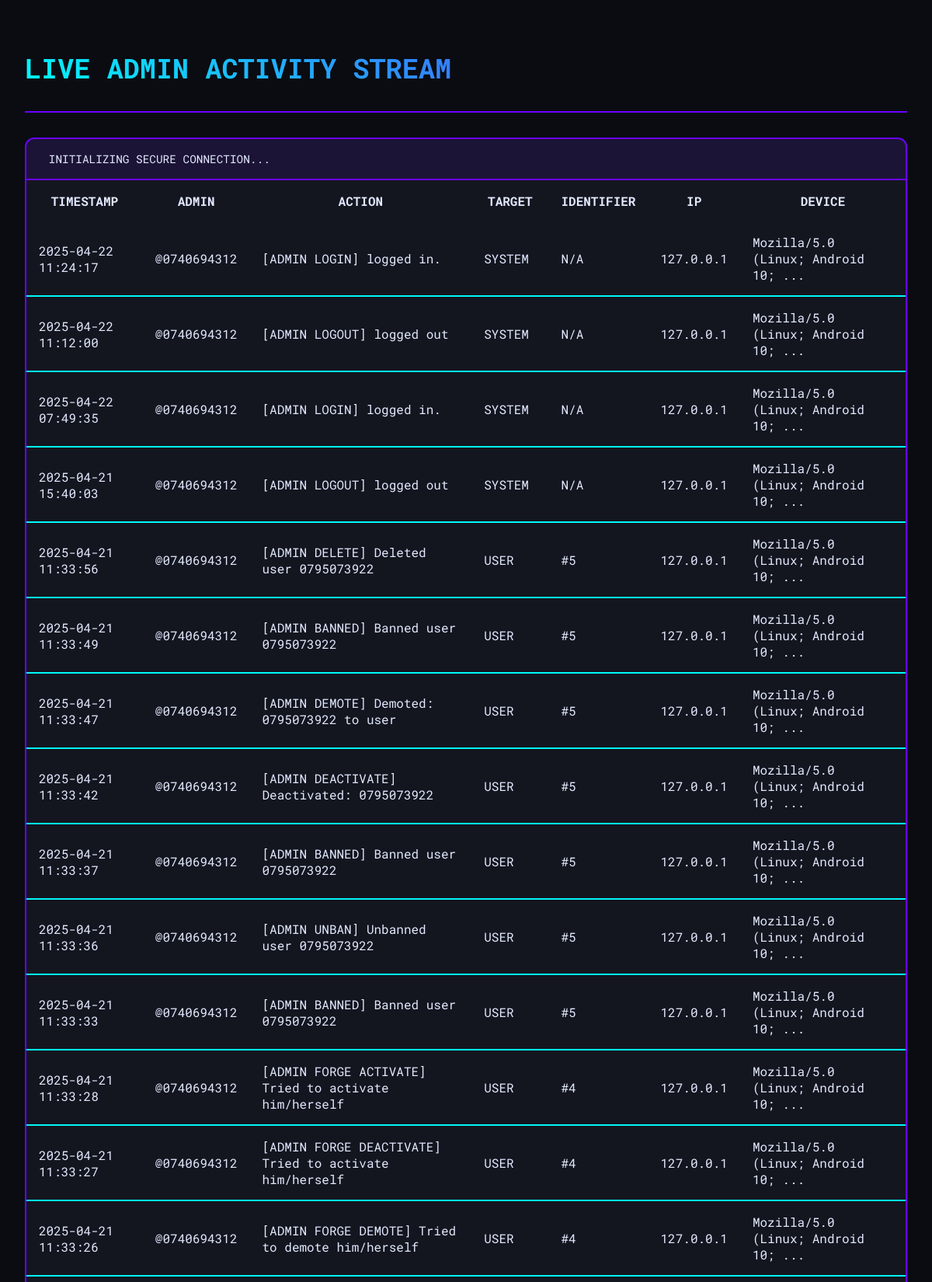
Screenshot of /admin/activities (signed in, upper part) with the database file from the repository.
### app.py (models this page shows)
class AdminActivity(db.Model):
    __tablename__ = 'admin_activity'
    id = db.Column(db.Integer, primary_key=True)
    admin_id = db.Column(db.Integer, db.ForeignKey('user.id'), nullable=True)
    action = db.Column(db.String(255), nullable=True)
    timestamp = db.Column(db.DateTime, default=nairobi_time,  nullable=True)
    target_type = db.Column(db.String(50),  nullable=True)
    target_id = db.Column(db.Integer,  nullable=True)
    ip_address = db.Column(db.String(45),  nullable=True)
    user_agent = db.Column(db.Text,  nullable=True)
    admin = db.relationship('User', backref=db.backref('admin_activities', lazy='dynamic'))
    __table_args__ = (
        Index('ix_activity_timestamp', 'timestamp'),
        Index('ix_activity_admin', 'admin_id'),
        Index('ix_activity_target', 'target_type', 'target_id'),
    )

class User(db.Model, UserMixin):
    id = db.Column(db.Integer, primary_key=True)
    mobile = db.Column(db.String(10), unique=True, nullable=False)
    email = db.Column(db.String(120), unique=True,  nullable=False)
    password = db.Column(db.String(255), nullable=False)
    role = db.Column(db.String(10), nullable=False, default='user')
    created_at = db.Column(db.DateTime, default=nairobi_time)
    profile_image = db.Column(db.String(255), default='/static/default-profile.png')
    location = db.Column(db.String(255), nullable=True)
    agreed = db.Column(db.Boolean, default=False)
    active = db.Column(db.Boolean, default=True)

### app.py (the view)
@app.route('/admin/activities')
@admin_required
def admin_activities():
    activities = AdminActivity.query.options(
        db.joinedload(AdminActivity.admin)
    ).order_by(AdminActivity.timestamp.desc()).limit(100).all()
    return render_template('activity_monitor.html', activities=activities)

### app.py (called while the page is built)
@app.before_request
def make_session_permanent():
    session.permanent = True

@app.before_request
def auto_logout_user():
    if current_user.is_authenticated:
        user = User.query.filter_by(id=current_user.id).first()
        if user and user.role != current_user.role:
            logout_user()
            flash("Role has changed. Please log in again.", "error")
            return redirect(url_for('login'))

def admin_required(f):
    @wraps(f)
    def decorated_function(*args, **kwargs):
        if not current_user.is_authenticated or current_user.role != 'admin':
            return abort(403)
        return f(*args, **kwargs)
    return decorated_function

@login_manager.user_loader
def load_user(user_id):
    return User.query.get(int(user_id))

@app.context_processor
def inject_csrf_token():
    from flask_wtf.csrf import generate_csrf
    return dict(csrf_token=generate_csrf)

### templates/activity_monitor.html (shortened to what this page needs)
<!DOCTYPE html>
<html lang="en">
<head>
    <link rel="stylesheet" href="https://cdn.jsdelivr.net/npm/@tabler/icons@latest/iconfont/tabler-icons.min.css">
</head>
<body>
    <div class="cyber-container">
        <header class="activity-header">
            <h1>
                LIVE ADMIN ACTIVITY STREAM
            </h1>
        </header>
        <div class="cyber-table">
            <div class="connection-status" id="connectionStatus">
                <span>INITIALIZING SECURE CONNECTION...</span>
            </div>
            <div class="scroll-container">
                <table>
                    <thead>
                        <tr>
                            <th>TIMESTAMP</th>
                            <th>ADMIN</th>
                            <th>ACTION</th>
                            <th>TARGET</th>
                            <th>IDENTIFIER</th>
                            <th>IP</th>
                            <th>DEVICE</th>
                        </tr>
                    </thead>
                    <tbody id="activityStream">
                        {% for activity in activities %}
                        <tr>
                            <td data-label="TIMESTAMP">{{ activity.timestamp.strftime('%Y-%m-%d %H:%M:%S') }}</td>
                            <td data-label="ADMIN">@{{ activity.admin.mobile }}</td>
                            <td data-label="ACTION">{{ activity.action }}</td>
                            <td data-label="TARGET">
                                <span class="badge badge-{{ activity.target_type }}">{{ (activity.target_type or 'system')|upper }}</span>
                            </td>
                            <td data-label="IDENTIFIER">
                                {% if activity.target_id %} #{{ activity.target_id }} {% else %} <span class="na">N/A</span> {% endif %}
                            </td>
                            <td data-label="IP" class="ip-address">{{ activity.ip_address }}</td>
                            <td data-label="DEVICE" class="device-info" title="{{ activity.user_agent }}">{{ activity.user_agent|truncate(35, True) }}</td>
                        </tr>
                        {% endfor %}
                    </tbody>
                </table>
            </div>
        </div>
    </div>
</body>
</html>

### templates/activity_monitor.html (style rules this page uses)
:root { --cyber-cyan: #00f9f9; --cyber-purple: #6c00ff; --bg-dark: #0a0c12; --surface: #13161f; --error-red: #ff4d4d; }
* { margin: 0; padding: 0; box-sizing: border-box; font-family: 'Roboto Mono', monospace; }
body { background: var(--bg-dark); color: #e3e9ff; min-height: 100vh; }
.cyber-container { max-width: 1600px; margin: 2rem auto; padding: 0 2rem; }
.activity-header { padding: 2rem 0; border-bottom: 2px solid var(--cyber-purple); margin-bottom: 2rem; }
.activity-header h1 { font-weight: 700; font-size: 2.2rem; background: linear-gradient(45deg, var(--cyber-cyan), var(--cyber-purple)); -webkit-background-clip: text; -webkit-text-fill-color: transparent; }
.cyber-table { background: var(--surface); border-radius: 12px; border: 2px solid var(--cyber-purple); overflow: hidden; }
.connection-status { padding: 1rem; background: rgba(108, 0, 255, 0.1); border-bottom: 2px solid var(--cyber-purple); display: flex; align-items: center; gap: 0.8rem; font-size: 0.9rem; }
.scroll-container { overflow-x: auto; width: 100%; }
table { width: 100%; border-collapse: collapse; }
th, td { padding: 1rem; font-size: 1rem; }
td { border-bottom: 2px solid var(--cyber-cyan); }

### rows the page displays
AdminActivity: timestamp "2025-04-22 11:24:17", admin.mobile "0740694312", action "[ADMIN LOGIN] logged in.", target_type "SYSTEM", shows "N/A", ip_address "127.0.0.1", user_agent "Mozilla/5.0 (Linux; Android 10; ..."
AdminActivity: timestamp "2025-04-22 11:12:00", admin.mobile "0740694312", action "[ADMIN LOGOUT] logged out", target_type "SYSTEM", shows "N/A", ip_address "127.0.0.1", user_agent "Mozilla/5.0 (Linux; Android 10; ..."
AdminActivity: timestamp "2025-04-22 07:49:35", admin.mobile "0740694312", action "[ADMIN LOGIN] logged in.", target_type "SYSTEM", shows "N/A", ip_address "127.0.0.1", user_agent "Mozilla/5.0 (Linux; Android 10; ..."
AdminActivity: timestamp "2025-04-21 15:40:03", admin.mobile "0740694312", action "[ADMIN LOGOUT] logged out", target_type "SYSTEM", shows "N/A", ip_address "127.0.0.1", user_agent "Mozilla/5.0 (Linux; Android 10; ..."
AdminActivity: timestamp "2025-04-21 11:33:56", admin.mobile "0740694312", action "[ADMIN DELETE] Deleted user 0795073922", target_type "USER", target_id "5", ip_address "127.0.0.1", user_agent "Mozilla/5.0 (Linux; Android 10; ..."
AdminActivity: timestamp "2025-04-21 11:33:49", admin.mobile "0740694312", action "[ADMIN BANNED] Banned user 0795073922", target_type "USER", target_id "5", ip_address "127.0.0.1", user_agent "Mozilla/5.0 (Linux; Android 10; ..."
AdminActivity: timestamp "2025-04-21 11:33:47", admin.mobile "0740694312", action "[ADMIN DEMOTE] Demoted: 0795073922 to user", target_type "USER", target_id "5", ip_address "127.0.0.1", user_agent "Mozilla/5.0 (Linux; Android 10; ..."
AdminActivity: timestamp "2025-04-21 11:33:42", admin.mobile "0740694312", action "[ADMIN DEACTIVATE] Deactivated: 0795073922", target_type "USER", target_id "5", ip_address "127.0.0.1", user_agent "Mozilla/5.0 (Linux; Android 10; ..."
AdminActivity: timestamp "2025-04-21 11:33:37", admin.mobile "0740694312", action "[ADMIN BANNED] Banned user 0795073922", target_type "USER", target_id "5", ip_address "127.0.0.1", user_agent "Mozilla/5.0 (Linux; Android 10; ..."
AdminActivity: timestamp "2025-04-21 11:33:36", admin.mobile "0740694312", action "[ADMIN UNBAN] Unbanned user 0795073922", target_type "USER", target_id "5", ip_address "127.0.0.1", user_agent "Mozilla/5.0 (Linux; Android 10; ..."
AdminActivity: timestamp "2025-04-21 11:33:33", admin.mobile "0740694312", action "[ADMIN BANNED] Banned user 0795073922", target_type "USER", target_id "5", ip_address "127.0.0.1", user_agent "Mozilla/5.0 (Linux; Android 10; ..."
AdminActivity: timestamp "2025-04-21 11:33:28", admin.mobile "0740694312", action "[ADMIN FORGE ACTIVATE] Tried to activate him/herself", target_type "USER", target_id "4", ip_address "127.0.0.1", user_agent "Mozilla/5.0 (Linux; Android 10; ..."
AdminActivity: timestamp "2025-04-21 11:33:27", admin.mobile "0740694312", action "[ADMIN FORGE DEACTIVATE] Tried to activate him/herself", target_type "USER", target_id "4", ip_address "127.0.0.1", user_agent "Mozilla/5.0 (Linux; Android 10; ..."
AdminActivity: timestamp "2025-04-21 11:33:26", admin.mobile "0740694312", action "[ADMIN FORGE DEMOTE] Tried to demote him/herself", target_type "USER", target_id "4", ip_address "127.0.0.1", user_agent "Mozilla/5.0 (Linux; Android 10; ..."
